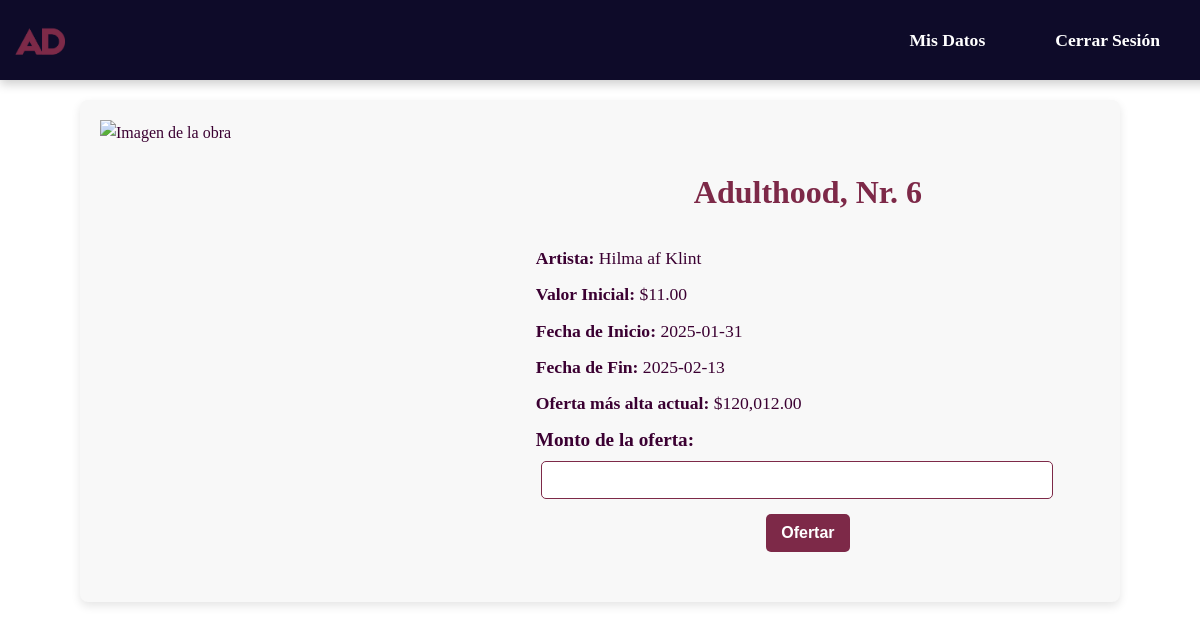
The page /Oferta/oferta_alta.php?ID_Subasta=1 (signed in) on the database its author committed.
### tables this page shows
CREATE TABLE IF NOT EXISTS `subasta` (
  `ID_Subasta` bigint(11) NOT NULL AUTO_INCREMENT,
  `ID_Obra` bigint(11) DEFAULT NULL,
  `valor_inicial` int(11) DEFAULT NULL,
  `fecha_inicio` date DEFAULT NULL,
  `fecha_fin` date DEFAULT NULL,
  `ID_Condicion` bigint(11) DEFAULT NULL,
  PRIMARY KEY (`ID_Subasta`),
  KEY `ID_Obra` (`ID_Obra`),
  KEY `ID_Condicion` (`ID_Condicion`),
  CONSTRAINT `subasta_ibfk_1` FOREIGN KEY (`ID_Obra`) REFERENCES `obra` (`ID_Obra`) ON DELETE CASCADE ON UPDATE CASCADE,
  CONSTRAINT `subasta_ibfk_2` FOREIGN KEY (`ID_Condicion`) REFERENCES `condicion` (`ID_Condicion`) ON DELETE CASCADE ON UPDATE CASCADE
);

CREATE TABLE IF NOT EXISTS `obra` (
  `ID_Obra` bigint(11) NOT NULL AUTO_INCREMENT,
  `titulo` varchar(100) DEFAULT NULL,
  `ID_Artista` bigint(11) DEFAULT NULL,
  `fecha` int(4) DEFAULT NULL,
  `ID_Detalle` bigint(11) DEFAULT NULL,
  `imagen` blob DEFAULT NULL,
  PRIMARY KEY (`ID_Obra`),
  KEY `ID_Artista` (`ID_Artista`),
  KEY `ID_Detalle` (`ID_Detalle`),
  CONSTRAINT `obra_ibfk_1` FOREIGN KEY (`ID_Artista`) REFERENCES `artista` (`ID_Artista`) ON DELETE CASCADE ON UPDATE CASCADE,
  CONSTRAINT `obra_ibfk_3` FOREIGN KEY (`ID_Detalle`) REFERENCES `detalle_obra` (`ID_Detalle`) ON DELETE CASCADE ON UPDATE CASCADE
);

### Oferta/oferta_alta.php (the view, shortened to what this page needs)
<!DOCTYPE html>
<html>
<head>
    <link rel="stylesheet" href="STYLES.css">
</head>
<body>
    <?php
        include 'conexion_galeria.php';
        include('../menu.php');
        $ID_Subasta = $_GET['ID_Subasta'];
        $sqlObra = "SELECT o.ID_Obra, o.titulo, CONCAT(a.nombre, ' ', a.apellido) AS artista, s.valor_inicial, o.imagen, s.fecha_inicio, s.fecha_fin
                    FROM obra o
                    JOIN subasta s ON o.ID_Obra = s.ID_Obra
                    JOIN artista a ON o.ID_Artista = a.ID_Artista
                    WHERE s.ID_Subasta = ?";
        $stmtObra = $mysqli->prepare($sqlObra);
        $stmtObra->bind_param("i", $ID_Subasta);
        $stmtObra->execute();
        $resultObra = $stmtObra->get_result();
        $obra = $resultObra->fetch_assoc();
        $mysqli->begin_transaction();
        try {
            $sqlOfertaMax = "SELECT MAX(propuesta) AS oferta_maxima FROM oferta WHERE ID_Subasta = ? FOR UPDATE";
            $stmtOfertaMax = $mysqli->prepare($sqlOfertaMax);
            $stmtOfertaMax->bind_param("i", $ID_Subasta);
            $stmtOfertaMax->execute();
            $resultOfertaMax = $stmtOfertaMax->get_result();
            $ofertaMaxima = $resultOfertaMax->fetch_assoc();
            $ofertaMax = $ofertaMaxima['oferta_maxima'] ?? $obra['valor_inicial'];
        } catch (Exception $e) {
            $mysqli->rollback();
            echo "<script>alert('Error: " . $e->getMessage() . "');</script>";
        }
    ?>
    <div id="realizar">
        <div class="imagen-obra">
            <img src="ver_imagen.php?ID_Obra=<?php echo $obra['ID_Obra']; ?>" alt="Imagen de la obra" width="350" height="350">
        </div>
        <div class="info-obra">
            <h2><?php echo htmlspecialchars($obra['titulo']); ?></h2>
            <p><strong>Artista:</strong> <?php echo htmlspecialchars($obra['artista']); ?></p>
            <p><strong>Valor Inicial:</strong> $<?php echo number_format($obra['valor_inicial'], 2); ?></p>
            <p><strong>Fecha de Inicio:</strong> <?php echo htmlspecialchars($obra['fecha_inicio']); ?></p>
            <p><strong>Fecha de Fin:</strong> <?php echo htmlspecialchars($obra['fecha_fin']); ?></p>
            <p><strong>Oferta más alta actual:</strong> $<?php echo number_format($ofertaMax, 2); ?></p>
            <form action="" method="POST">
                <label for="propuesta">Monto de la oferta:</label>
                <input type="number" name="propuesta" required style="width: 90%;padding: 10px; margin: 5px;border: 1px solid #7d2948; border-radius: 5px; font-size: 0.9rem;">
                <button type="submit">Ofertar</button>
            </form>
        </div>
    </div>
</body>
</html>

### Oferta/STYLES.css (style rules this page uses)
body { font-family: 'Playfair Display', serif; background-color: #ffffff; margin: 0; padding: 0; color: #3b0032; line-height: 1.6; }
#realizar { display: flex; justify-content: space-between; align-items: flex-start; margin: 100px auto; padding: 20px; max-width: 1000px; background-color: #f8f8f8; border-radius: 8px; box-shadow: 0 4px 10px rgba(0, 0, 0, 0.1); }
.imagen-obra { display: flex; justify-content: center; align-items: center; flex-basis: 40%; max-width: 400px; margin-right: 20px; }
.imagen-obra img { width: 100%; height: auto; max-width: 100%; }
.info-obra { flex-basis: 55%; padding: 20px; text-align: left; }
h2 { color: #7d2948; text-align: center; font-size: 2rem; }
p { font-size: 1.1rem; font-weight: normal; color: #3b0032; margin: 8px 0; }
button { background-color: #7d2948; color: rgb(255, 255, 255); border: none; padding: 10px 15px; font-size: 1rem; font-weight: bold; border-radius: 5px; cursor: pointer; transition: background-color 0.3s ease; display: block; margin: 10px auto; }
label { font-size: 1.2rem; font-weight: bold; display: block; color: #3b0032; }

### style.css (style rules this page uses)
body { font-family: 'Playfair Display', serif; background-color: #ffffff; margin: 0; padding: 0; color: #3b0032; line-height: 1.6; }

### rows shown on the page
subasta: ID_Obra.titulo "Adulthood, Nr. 6", valor_inicial "11.00", fecha_inicio "2025-01-31", fecha_fin "2025-02-13"

### other values the page prints
$obra['artista'] "Hilma af Klint"
$ofertaMax "120,012.00"
